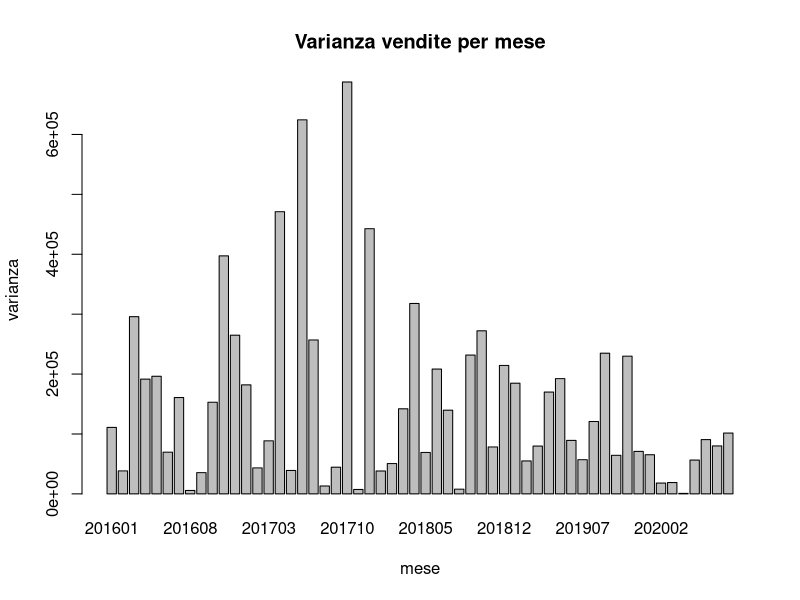

The R source for this figure:
#lettura file csv
#si presume che il file sia posto nella stessa cartella
ordini = read.csv("Ordini.csv", header = FALSE, sep = ",")

#estrazione vendite
vendite = ordini[ordini[1] == "BUONO.PRELIEVO" | ordini[1] == "FATTURA",]

#isola mese e anno nel campo data
vendite[2] = substr(vendite[,2],1,6)

#calcolo varianza per anno_mese
varianza_annomese = aggregate(vendite[,3],by=vendite[2],FUN=var)

#mostra a video ed esporta come csv
colnames(varianza_annomese) <- c('Mese','Varianza vendite')
print(varianza_annomese)
write.csv(varianza_annomese,"varianzamesi.csv", row.names = FALSE)

#rendering grafico
jpeg('varianzamesi.jpg')
barplot(unlist(varianza_annomese[2]), main = "Varianza vendite per mese", xlab="mese", ylab="varianza", names.arg = unlist(varianza_annomese[1]))
dev.off()